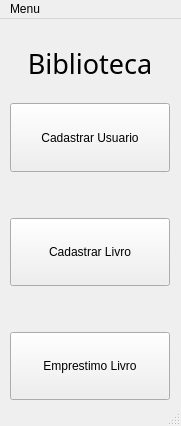
<?xml version="1.0" encoding="UTF-8"?>
<ui version="4.0">
 <class>MainWindow</class>
 <widget class="QMainWindow" name="MainWindow">
  <property name="geometry">
   <rect>
    <x>0</x>
    <y>0</y>
    <width>181</width>
    <height>426</height>
   </rect>
  </property>
  <property name="windowTitle">
   <string>MainWindow</string>
  </property>
  <widget class="QWidget" name="centralwidget">
   <widget class="QWidget" name="verticalLayoutWidget_2">
    <property name="geometry">
     <rect>
      <x>10</x>
      <y>10</y>
      <width>160</width>
      <height>371</height>
     </rect>
    </property>
    <layout class="QVBoxLayout" name="verticalLayout_3">
     <item>
      <widget class="QLabel" name="label">
       <property name="font">
        <font>
         <family>Mongolian Baiti</family>
         <pointsize>20</pointsize>
        </font>
       </property>
       <property name="layoutDirection">
        <enum>Qt::LeftToRight</enum>
       </property>
       <property name="text">
        <string>Biblioteca</string>
       </property>
       <property name="textFormat">
        <enum>Qt::PlainText</enum>
       </property>
       <property name="alignment">
        <set>Qt::AlignCenter</set>
       </property>
      </widget>
     </item>
     <item>
      <widget class="QPushButton" name="pushButton_4">
       <property name="sizePolicy">
        <sizepolicy hsizetype="Preferred" vsizetype="Minimum">
         <horstretch>0</horstretch>
         <verstretch>0</verstretch>
        </sizepolicy>
       </property>
       <property name="text">
        <string>Cadastrar Usuario</string>
       </property>
      </widget>
     </item>
     <item>
      <spacer name="verticalSpacer">
       <property name="orientation">
        <enum>Qt::Vertical</enum>
       </property>
       <property name="sizeType">
        <enum>QSizePolicy::Ignored</enum>
       </property>
       <property name="sizeHint" stdset="0">
        <size>
         <width>20</width>
         <height>40</height>
        </size>
       </property>
      </spacer>
     </item>
     <item>
      <widget class="QPushButton" name="pushButton_5">
       <property name="sizePolicy">
        <sizepolicy hsizetype="Preferred" vsizetype="Preferred">
         <horstretch>0</horstretch>
         <verstretch>0</verstretch>
        </sizepolicy>
       </property>
       <property name="text">
        <string>Cadastrar Livro</string>
       </property>
      </widget>
     </item>
     <item>
      <spacer name="verticalSpacer_2">
       <property name="orientation">
        <enum>Qt::Vertical</enum>
       </property>
       <property name="sizeType">
        <enum>QSizePolicy::Ignored</enum>
       </property>
       <property name="sizeHint" stdset="0">
        <size>
         <width>20</width>
         <height>40</height>
        </size>
       </property>
      </spacer>
     </item>
     <item>
      <widget class="QPushButton" name="pushButton_6">
       <property name="sizePolicy">
        <sizepolicy hsizetype="Minimum" vsizetype="Minimum">
         <horstretch>0</horstretch>
         <verstretch>0</verstretch>
        </sizepolicy>
       </property>
       <property name="text">
        <string>Emprestimo Livro</string>
       </property>
      </widget>
     </item>
    </layout>
   </widget>
  </widget>
  <widget class="QMenuBar" name="menubar">
   <property name="geometry">
    <rect>
     <x>0</x>
     <y>0</y>
     <width>181</width>
     <height>21</height>
    </rect>
   </property>
   <widget class="QMenu" name="menuMenu">
    <property name="title">
     <string>Menu</string>
    </property>
   </widget>
   <addaction name="menuMenu"/>
  </widget>
  <widget class="QStatusBar" name="statusbar"/>
 </widget>
 <resources/>
 <connections/>
</ui>
